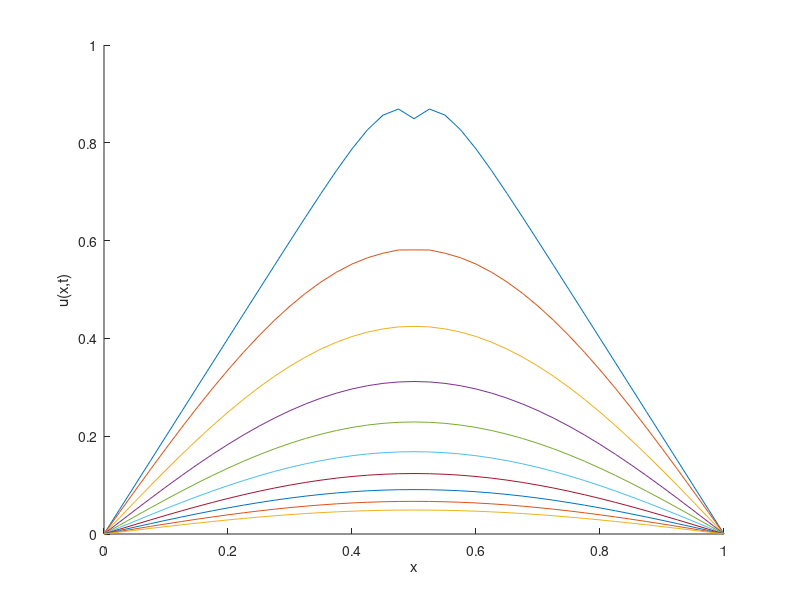

The MATLAB script that drew this image:
%--- heat_CN.m ---%
% Crank-Nicolson finite difference scheme for the 1D heat equation
%  u_t = u_xx in [0,1] x (0,T],
%  u(0,t) = u(1,t) = 0,
%  u(x,0) = f(x).
%
clear
% Physical parameters 
T = 10;     % final time 
N = 40;     % number of mesh points x 
% Numerical parameters
r = input(' Enter r = '); % r=k/h^2
h = 1/N; k = r*(h^2); ntmax = min(ceil(T/k),100);
x = [0:N].'/N;                    
N1 = N + 1; 

U = zeros(N1,ntmax+1); % storage of results

% Initial condition 
uo=(x < 0.5001).*(2*x) + (x > 0.5).*(2*(1-x)) ; 
uo(1) = 0; uo(N+1) = 0;  % impose zero BC for compatibility with IC
U(:,1) = uo; 
% Difference matrices
C1 = -r; C0 = 2 + 2*r; 
D1 = r;  D0 = 2 - 2*r;
E = ones(N-1,1); 
C = spdiags([C1*E C0*E C1*E], -1:1, N-1, N-1); 
D = spdiags([D1*E D0*E D1*E], -1:1, N-1, N-1); 
% Time loop
v = uo(2:N);
for n = 2:ntmax+1
    q = D*v;
    v = C\q;
    U(2:N,n) = v; 
end
% Plot the solution
hold on 
for n = 2:10:ntmax+1
    plot(x,U(:,n)), grid, xlabel('x'), ylabel('u(x,t)'); 
end 
hold off 